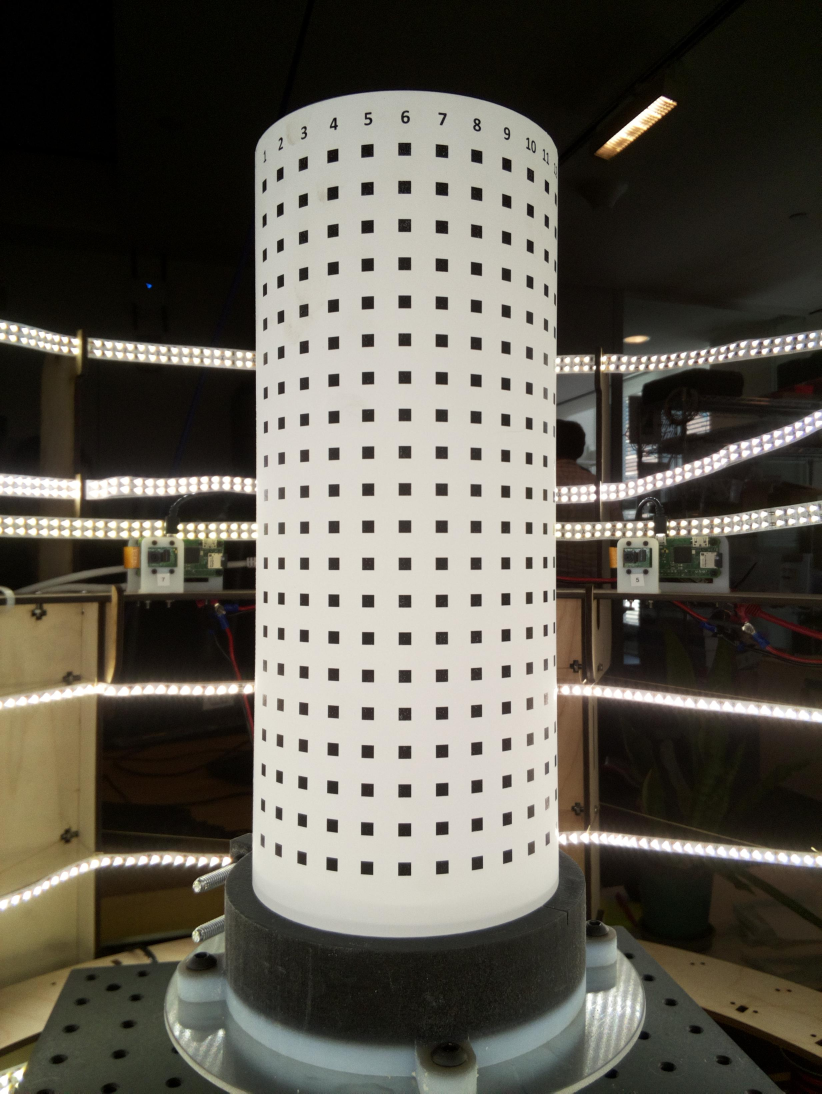
#> input picture Step-1/201.jpg, 2464 x 3280 px (shown at 1/3 size)
$ python step1.py
#> lines starting #> are read from the running program, lines starting #| are printed output that depends on the picture
#> the answer given: 201.jpg
#> further down, img is the input picture: shape (3280, 2464, 3); mean B, G, R 81.4, 90.9, 94.6
### Step1/dlt.py
import numpy as np

# [25 lines left out: function Normalization, not called in this run]


def DLTcalib(nd, xyz, uv):
    '''
    Camera calibration by DLT using known object points and their image points.
    Input
    -----
    nd: dimensions of the object space, 3 here.
    xyz: coordinates in the object 3D space.
    uv: coordinates in the image 2D space.
    The coordinates (x,y,z and u,v) are given as columns and the different points as rows.
    There must be at least 6 calibration points for the 3D DLT.
    Output
    ------
     L: array of 11 parameters of the calibration matrix.
     err: error of the DLT (mean residual of the DLT transformation in units of camera coordinates).
    '''
    if (nd != 3):
        raise ValueError('%dD DLT unsupported.' %(nd))

    # Converting all variables to numpy array
    xyz = np.asarray(xyz)
    uv = np.asarray(uv)

    n = xyz.shape[0]

    # Validating the parameters:
    if uv.shape[0] != n:
        raise ValueError('Object (%d points) and image (%d points) have different number of points.' %(n, uv.shape[0]))

    if (xyz.shape[1] != 3):
        raise ValueError('Incorrect number of coordinates (%d) for %dD DLT (it should be %d).' %(xyz.shape[1],nd,nd))

    if (n < 6):
        raise ValueError('%dD DLT requires at least %d calibration points. Only %d points were entered.' %(nd, 2*nd, n))

    # Normalize the data to improve the DLT quality (DLT is dependent of the system of coordinates).
    # This is relevant when there is a considerable perspective distortion.
    # Normalization: mean position at origin and mean distance equals to 1 at each direction.
    Txyz, xyzn = Normalization(nd, xyz)
    Tuv, uvn = Normalization(2, uv)

    A = []

    for i in range(n):
        x, y, z = xyzn[i, 0], xyzn[i, 1], xyzn[i, 2]
        u, v = uvn[i, 0], uvn[i, 1]
        A.append( [x, y, z, 1, 0, 0, 0, 0, -u * x, -u * y, -u * z, -u] )
        A.append( [0, 0, 0, 0, x, y, z, 1, -v * x, -v * y, -v * z, -v] )

    # Convert A to array
    A = np.asarray(A)

    # Find the 11 parameters:
    U, S, V = np.linalg.svd(A)

    # The parameters are in the last line of Vh and normalize them
    L = V[-1, :] / V[-1, -1]
    #print(L)
    # Camera projection matrix
    H = L.reshape(3, nd + 1)
    #print(H)

    # Denormalization
    # pinv: Moore-Penrose pseudo-inverse of a matrix, generalized inverse of a matrix using its SVD
    H = np.dot( np.dot( np.linalg.pinv(Tuv), H ), Txyz )
    #print(H)
    H = H / H[-1, -1]
    #print(H)
    L = H.flatten(0)
    #print(L)

    # Mean error of the DLT (mean residual of the DLT transformation in units of camera coordinates):
    uv2 = np.dot( H, np.concatenate( (xyz.T, np.ones((1, xyz.shape[0]))) ) )
    uv2 = uv2 / uv2[2, :]
    # Mean distance:
    err = np.sqrt( np.mean(np.sum( (uv2[0:2, :].T - uv)**2, 1)) )

    return L, err

def DLT(three_d_coordinates, two_d_coordinates):
    # Known 3D coordinates
    xyz = three_d_coordinates
    # Known pixel coordinates
    uv = two_d_coordinates

    nd = 3
    P, err = DLTcalib(nd, xyz, uv)
    print('The 11 DLT parameters are :')
    print(P[0:11])

### Step-1/step1.py

# importing the module
import cv2

import numpy as np

import dlt

clicked_coordinates = []
three_d_coordinates = []
dlt_parameters = []

# function to display the coordinates of
# of the points clicked on the image
def click_event(event, x, y, flags, params):

    # checking for left mouse clicks
    if event == cv2.EVENT_LBUTTONDOWN:

        # displaying the coordinates
        # on the Shell
        print(x, ' ', y)
        color = (0, 255, 0)
        #cv2.line(img, (147, 50), (150,50), color, 2)
        co_ordinates = (x,y)
        if len(clicked_coordinates) == 0:
            pass
        else:
            cv2.line(img, clicked_coordinates[::-1][0], co_ordinates, color, 2)
        clicked_coordinates.append(co_ordinates)
        cv2.circle(img, co_ordinates, 2, color)
        # displaying the coordinates
        # on the image window
        cv2.imshow('image', img)

    # checking for right mouse clicks
    if event==cv2.EVENT_LBUTTONDBLCLK:
        mask = np.zeros(img.shape, dtype=np.uint8)
        # fill the ROI so it doesn't get wiped out when the mask is applied
        channel_count = img.shape[2]  # i.e. 3 or 4 depending on your image
        ignore_mask_color = (255,)*channel_count
        cv2.fillPoly(mask, np.int32([clicked_coordinates]), ignore_mask_color)
        # from Masterfool: use cv2.fillConvexPoly if you know it's convex

        # apply the mask
        masked_image = cv2.bitwise_and(img, mask)
        cv2.destroyWindow('image')
        cv2.imshow('image1', masked_image)
        # save the result
       #$ cv2.imwrite('image_masked.png', masked_image)
        print(x, ' ', y)

def input_3d_coordinates():
    print("Please Enter 3D coordinates : ")
    for i in range(0, len(clicked_coordinates)):
        co_ordinates = list(map(float, input().split()))
        three_d_coordinates.append(co_ordinates)

def ResizeWithAspectRatio(image, width=None, height=None, inter=cv2.INTER_AREA):
#> called with width = 720, inter = 3
    dim = None
    (h, w) = image.shape[:2]
#> h = 3280; w = 2464

    if width is None and height is None:
        return image
    if width is None:
        r = height / float(h)
        dim = (int(w * r), height)
    else:
        r = width / float(w)
#> r = 0.292
        dim = (width, int(h * r))
#> dim = (720, 958)

    return cv2.resize(image, dim, interpolation=inter)
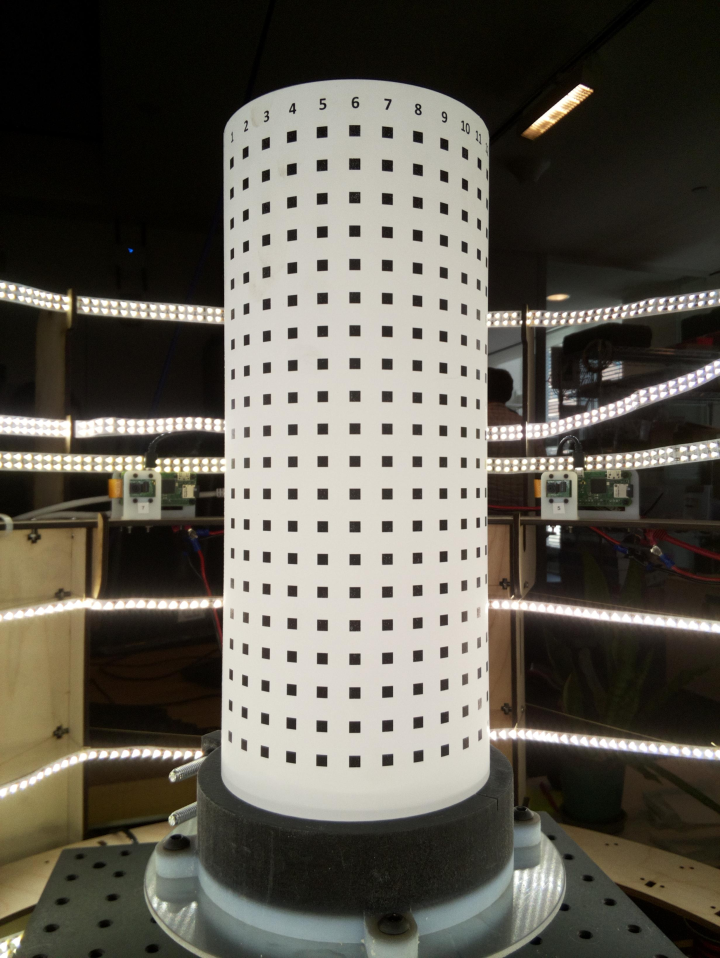
#> returned value: shape (958, 720, 3); mean of channels 0, 1, 2 81.4, 90.9, 94.6; drawn as B, G, R

# driver function
if __name__=="__main__":
    #get the image
    image = input("Enter the name of the image:  ")

    try:
        # reading the image
        img = cv2.imread(image, 1)
        img = ResizeWithAspectRatio(img, width=720)

        # displaying the image
        cv2.imshow('image', img)

        # setting mouse hadler for the image
        # and calling the click_event() function
        cv2.setMouseCallback('image', click_event)

        # wait for a key to be pressed to exit
        cv2.waitKey(0)

        # close the window
        cv2.destroyAllWindows()

        #input 3d Co-ordinates
        input_3d_coordinates()

        #claculate DLT Parameters
        dlt.DLT(three_d_coordinates, clicked_coordinates)
    except Exception as e:
        print(e)

        print("Please Enter Correct Image")
